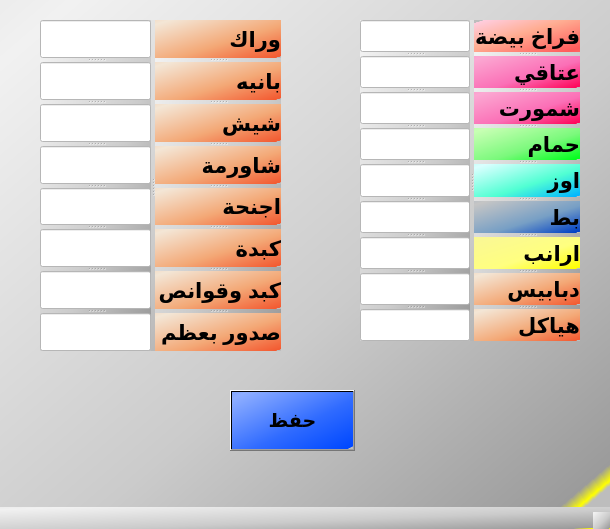
<?xml version="1.0" encoding="UTF-8"?>
<ui version="4.0">
 <class>MainWindow</class>
 <widget class="QMainWindow" name="MainWindow">
  <property name="geometry">
   <rect>
    <x>0</x>
    <y>0</y>
    <width>610</width>
    <height>529</height>
   </rect>
  </property>
  <property name="windowTitle">
   <string>Prices</string>
  </property>
  <property name="windowIcon">
   <iconset>
    <normaloff>chicken-emblem_10272-25.jpg</normaloff>chicken-emblem_10272-25.jpg</iconset>
  </property>
  <property name="styleSheet">
   <string notr="true">background-color: qlineargradient(spread:reflect, x1:0.046, y1:0.08, x2:1, y2:1, stop:0 rgba(241, 241, 241, 255), stop:0.55 rgba(203, 203, 203, 255), stop:0.954545 rgba(155, 155, 155, 255), stop:0.971591 rgba(255, 255, 0, 255), stop:0.977273 rgba(189, 189, 189, 255), stop:1 rgba(189, 189, 189, 255));</string>
  </property>
  <widget class="QWidget" name="centralwidget">
   <widget class="QPushButton" name="pushButton">
    <property name="geometry">
     <rect>
      <x>230</x>
      <y>390</y>
      <width>125</width>
      <height>61</height>
     </rect>
    </property>
    <property name="font">
     <font>
      <pointsize>14</pointsize>
      <weight>75</weight>
      <bold>true</bold>
     </font>
    </property>
    <property name="styleSheet">
     <string notr="true">background-color: qlineargradient(spread:reflect, x1:0.046, y1:0.08, x2:1, y2:1, stop:0 rgba(142, 174, 255, 255), stop:0.55 rgba(48, 107, 255, 255), stop:0.971591 rgba(0, 72, 255, 255), stop:0.977273 rgba(189, 189, 189, 255), stop:1 rgba(189, 189, 189, 255));
gridline-color: rgb(0, 0, 0);</string>
    </property>
    <property name="text">
     <string>حفظ</string>
    </property>
    <property name="icon">
     <iconset>
      <normaloff>save.png</normaloff>save.png</iconset>
    </property>
    <property name="iconSize">
     <size>
      <width>37</width>
      <height>48</height>
     </size>
    </property>
   </widget>
   <widget class="QSplitter" name="splitter_5">
    <property name="geometry">
     <rect>
      <x>40</x>
      <y>20</y>
      <width>241</width>
      <height>331</height>
     </rect>
    </property>
    <property name="orientation">
     <enum>Qt::Horizontal</enum>
    </property>
    <widget class="QSplitter" name="splitter_3">
     <property name="orientation">
      <enum>Qt::Vertical</enum>
     </property>
     <widget class="QLineEdit" name="wrak">
      <property name="styleSheet">
       <string notr="true">background-color: rgb(255, 255, 255);</string>
      </property>
     </widget>
     <widget class="QLineEdit" name="baneh">
      <property name="styleSheet">
       <string notr="true">background-color: rgb(255, 255, 255);</string>
      </property>
     </widget>
     <widget class="QLineEdit" name="shesh">
      <property name="styleSheet">
       <string notr="true">background-color: rgb(255, 255, 255);</string>
      </property>
     </widget>
     <widget class="QLineEdit" name="shawrma">
      <property name="styleSheet">
       <string notr="true">background-color: rgb(255, 255, 255);</string>
      </property>
     </widget>
     <widget class="QLineEdit" name="agn7a">
      <property name="styleSheet">
       <string notr="true">background-color: rgb(255, 255, 255);</string>
      </property>
     </widget>
     <widget class="QLineEdit" name="kbda">
      <property name="styleSheet">
       <string notr="true">background-color: rgb(255, 255, 255);</string>
      </property>
     </widget>
     <widget class="QLineEdit" name="kbdw2wans">
      <property name="styleSheet">
       <string notr="true">background-color: rgb(255, 255, 255);</string>
      </property>
     </widget>
     <widget class="QLineEdit" name="sdorb3zm">
      <property name="styleSheet">
       <string notr="true">background-color: rgb(255, 255, 255);</string>
      </property>
     </widget>
    </widget>
    <widget class="QSplitter" name="splitter_2">
     <property name="orientation">
      <enum>Qt::Vertical</enum>
     </property>
     <widget class="QLabel" name="label_17">
      <property name="font">
       <font>
        <family>Segoe UI</family>
        <pointsize>16</pointsize>
        <weight>75</weight>
        <italic>false</italic>
        <bold>true</bold>
       </font>
      </property>
      <property name="styleSheet">
       <string notr="true">
background-color: qlineargradient(spread:reflect, x1:0.046, y1:0.08, x2:1, y2:1, stop:0 rgba(243, 230, 214, 255), stop:0.55 rgba(243, 168, 118, 255), stop:0.971591 rgba(243, 90, 49, 255), stop:0.977273 rgba(189, 189, 189, 255), stop:1 rgba(189, 189, 189, 255));</string>
      </property>
      <property name="text">
       <string>وراك</string>
      </property>
     </widget>
     <widget class="QLabel" name="label_18">
      <property name="font">
       <font>
        <family>Segoe UI</family>
        <pointsize>16</pointsize>
        <weight>75</weight>
        <italic>false</italic>
        <bold>true</bold>
       </font>
      </property>
      <property name="styleSheet">
       <string notr="true">
background-color: qlineargradient(spread:reflect, x1:0.046, y1:0.08, x2:1, y2:1, stop:0 rgba(243, 230, 214, 255), stop:0.55 rgba(243, 168, 118, 255), stop:0.971591 rgba(243, 90, 49, 255), stop:0.977273 rgba(189, 189, 189, 255), stop:1 rgba(189, 189, 189, 255));</string>
      </property>
      <property name="text">
       <string>بانيه</string>
      </property>
     </widget>
     <widget class="QLabel" name="label_20">
      <property name="font">
       <font>
        <family>Segoe UI</family>
        <pointsize>16</pointsize>
        <weight>75</weight>
        <italic>false</italic>
        <bold>true</bold>
       </font>
      </property>
      <property name="styleSheet">
       <string notr="true">
background-color: qlineargradient(spread:reflect, x1:0.046, y1:0.08, x2:1, y2:1, stop:0 rgba(243, 230, 214, 255), stop:0.55 rgba(243, 168, 118, 255), stop:0.971591 rgba(243, 90, 49, 255), stop:0.977273 rgba(189, 189, 189, 255), stop:1 rgba(189, 189, 189, 255));</string>
      </property>
      <property name="text">
       <string>شيش</string>
      </property>
     </widget>
     <widget class="QLabel" name="label_19">
      <property name="font">
       <font>
        <family>Segoe UI</family>
        <pointsize>16</pointsize>
        <weight>75</weight>
        <italic>false</italic>
        <bold>true</bold>
       </font>
      </property>
      <property name="styleSheet">
       <string notr="true">
background-color: qlineargradient(spread:reflect, x1:0.046, y1:0.08, x2:1, y2:1, stop:0 rgba(243, 230, 214, 255), stop:0.55 rgba(243, 168, 118, 255), stop:0.971591 rgba(243, 90, 49, 255), stop:0.977273 rgba(189, 189, 189, 255), stop:1 rgba(189, 189, 189, 255));</string>
      </property>
      <property name="text">
       <string>شاورمة</string>
      </property>
     </widget>
     <widget class="QLabel" name="label_23">
      <property name="font">
       <font>
        <family>Segoe UI</family>
        <pointsize>16</pointsize>
        <weight>75</weight>
        <italic>false</italic>
        <bold>true</bold>
       </font>
      </property>
      <property name="styleSheet">
       <string notr="true">
background-color: qlineargradient(spread:reflect, x1:0.046, y1:0.08, x2:1, y2:1, stop:0 rgba(243, 230, 214, 255), stop:0.55 rgba(243, 168, 118, 255), stop:0.971591 rgba(243, 90, 49, 255), stop:0.977273 rgba(189, 189, 189, 255), stop:1 rgba(189, 189, 189, 255));</string>
      </property>
      <property name="text">
       <string>اجنحة</string>
      </property>
     </widget>
     <widget class="QLabel" name="label_22">
      <property name="font">
       <font>
        <family>Segoe UI</family>
        <pointsize>16</pointsize>
        <weight>75</weight>
        <italic>false</italic>
        <bold>true</bold>
       </font>
      </property>
      <property name="styleSheet">
       <string notr="true">
background-color: qlineargradient(spread:reflect, x1:0.046, y1:0.08, x2:1, y2:1, stop:0 rgba(243, 230, 214, 255), stop:0.55 rgba(243, 168, 118, 255), stop:0.971591 rgba(243, 90, 49, 255), stop:0.977273 rgba(189, 189, 189, 255), stop:1 rgba(189, 189, 189, 255));</string>
      </property>
      <property name="text">
       <string>كبدة</string>
      </property>
     </widget>
     <widget class="QLabel" name="label_21">
      <property name="font">
       <font>
        <family>Segoe UI</family>
        <pointsize>16</pointsize>
        <weight>75</weight>
        <italic>false</italic>
        <bold>true</bold>
       </font>
      </property>
      <property name="styleSheet">
       <string notr="true">
background-color: qlineargradient(spread:reflect, x1:0.046, y1:0.08, x2:1, y2:1, stop:0 rgba(243, 230, 214, 255), stop:0.55 rgba(243, 168, 118, 255), stop:0.971591 rgba(243, 90, 49, 255), stop:0.977273 rgba(189, 189, 189, 255), stop:1 rgba(189, 189, 189, 255));</string>
      </property>
      <property name="text">
       <string>كبد وقوانص</string>
      </property>
     </widget>
     <widget class="QLabel" name="label_26">
      <property name="font">
       <font>
        <family>Segoe UI</family>
        <pointsize>16</pointsize>
        <weight>75</weight>
        <italic>false</italic>
        <bold>true</bold>
       </font>
      </property>
      <property name="styleSheet">
       <string notr="true">
background-color: qlineargradient(spread:reflect, x1:0.046, y1:0.08, x2:1, y2:1, stop:0 rgba(243, 230, 214, 255), stop:0.55 rgba(243, 168, 118, 255), stop:0.971591 rgba(243, 90, 49, 255), stop:0.977273 rgba(189, 189, 189, 255), stop:1 rgba(189, 189, 189, 255));</string>
      </property>
      <property name="text">
       <string>صدور بعظم</string>
      </property>
     </widget>
    </widget>
   </widget>
   <widget class="QSplitter" name="splitter_6">
    <property name="geometry">
     <rect>
      <x>360</x>
      <y>20</y>
      <width>220</width>
      <height>321</height>
     </rect>
    </property>
    <property name="orientation">
     <enum>Qt::Horizontal</enum>
    </property>
    <widget class="QSplitter" name="splitter">
     <property name="orientation">
      <enum>Qt::Vertical</enum>
     </property>
     <widget class="QLineEdit" name="chick">
      <property name="styleSheet">
       <string notr="true">background-color: rgb(255, 255, 255);</string>
      </property>
     </widget>
     <widget class="QLineEdit" name="ata2i">
      <property name="styleSheet">
       <string notr="true">background-color: rgb(255, 255, 255);</string>
      </property>
     </widget>
     <widget class="QLineEdit" name="shmort">
      <property name="styleSheet">
       <string notr="true">background-color: rgb(255, 255, 255);</string>
      </property>
     </widget>
     <widget class="QLineEdit" name="dove">
      <property name="styleSheet">
       <string notr="true">background-color: rgb(255, 255, 255);</string>
      </property>
     </widget>
     <widget class="QLineEdit" name="wez">
      <property name="styleSheet">
       <string notr="true">background-color: rgb(255, 255, 255);</string>
      </property>
     </widget>
     <widget class="QLineEdit" name="duck">
      <property name="styleSheet">
       <string notr="true">background-color: rgb(255, 255, 255);</string>
      </property>
     </widget>
     <widget class="QLineEdit" name="rabb">
      <property name="styleSheet">
       <string notr="true">background-color: rgb(255, 255, 255);</string>
      </property>
     </widget>
     <widget class="QLineEdit" name="dabos">
      <property name="styleSheet">
       <string notr="true">background-color: rgb(255, 255, 255);</string>
      </property>
     </widget>
     <widget class="QLineEdit" name="hyakl">
      <property name="styleSheet">
       <string notr="true">background-color: rgb(255, 255, 255);</string>
      </property>
     </widget>
    </widget>
    <widget class="QSplitter" name="splitter_4">
     <property name="orientation">
      <enum>Qt::Vertical</enum>
     </property>
     <widget class="QLabel" name="label_9">
      <property name="font">
       <font>
        <family>Segoe UI</family>
        <pointsize>16</pointsize>
        <weight>75</weight>
        <italic>false</italic>
        <bold>true</bold>
       </font>
      </property>
      <property name="styleSheet">
       <string notr="true">background-color: qlineargradient(spread:reflect, x1:0.932, y1:0.938, x2:0.017, y2:0.035, stop:0 rgba(255, 91, 91, 255), stop:0.55 rgba(255, 173, 146, 255), stop:0.971591 rgba(255, 205, 222, 255), stop:0.977273 rgba(189, 189, 189, 255), stop:1 rgba(189, 189, 189, 255));
color: rgb(0, 0, 0);</string>
      </property>
      <property name="text">
       <string>فراخ بيضة</string>
      </property>
     </widget>
     <widget class="QLabel" name="label_10">
      <property name="font">
       <font>
        <family>Segoe UI</family>
        <pointsize>16</pointsize>
        <weight>75</weight>
        <italic>false</italic>
        <bold>true</bold>
       </font>
      </property>
      <property name="styleSheet">
       <string notr="true">background-color: qlineargradient(spread:reflect, x1:0.046, y1:0.08, x2:1, y2:1, stop:0 rgba(251, 168, 210, 255), stop:0.55 rgba(251, 111, 182, 255), stop:0.971591 rgba(255, 5, 90, 255), stop:0.977273 rgba(189, 189, 189, 255), stop:1 rgba(189, 189, 189, 255));</string>
      </property>
      <property name="text">
       <string>عتاقي</string>
      </property>
     </widget>
     <widget class="QLabel" name="label_11">
      <property name="font">
       <font>
        <family>Segoe UI</family>
        <pointsize>16</pointsize>
        <weight>75</weight>
        <bold>true</bold>
       </font>
      </property>
      <property name="styleSheet">
       <string notr="true">background-color: qlineargradient(spread:reflect, x1:0.046, y1:0.08, x2:1, y2:1, stop:0 rgba(251, 168, 210, 255), stop:0.55 rgba(251, 111, 182, 255), stop:0.971591 rgba(255, 5, 90, 255), stop:0.977273 rgba(189, 189, 189, 255), stop:1 rgba(189, 189, 189, 255));</string>
      </property>
      <property name="text">
       <string>شمورت</string>
      </property>
     </widget>
     <widget class="QLabel" name="label_12">
      <property name="font">
       <font>
        <family>Segoe UI</family>
        <pointsize>16</pointsize>
        <weight>75</weight>
        <italic>false</italic>
        <bold>true</bold>
       </font>
      </property>
      <property name="styleSheet">
       <string notr="true">background-color: qlineargradient(spread:reflect, x1:0.046, y1:0.08, x2:1, y2:1, stop:0 rgba(200, 255, 180, 255), stop:0.55 rgba(123, 249, 124, 255), stop:0.971591 rgba(0, 255, 28, 255), stop:0.977273 rgba(189, 189, 189, 255), stop:1 rgba(189, 189, 189, 255));</string>
      </property>
      <property name="text">
       <string>حمام</string>
      </property>
     </widget>
     <widget class="QLabel" name="label_13">
      <property name="font">
       <font>
        <family>Segoe UI</family>
        <pointsize>16</pointsize>
        <weight>75</weight>
        <italic>false</italic>
        <bold>true</bold>
       </font>
      </property>
      <property name="styleSheet">
       <string notr="true">background-color: qlineargradient(spread:reflect, x1:0.046, y1:0.08, x2:1, y2:1, stop:0 rgba(218, 255, 255, 255), stop:0.55 rgba(81, 255, 211, 255), stop:0.971591 rgba(0, 180, 255, 255), stop:0.977273 rgba(189, 189, 189, 255), stop:1 rgba(189, 189, 189, 255));</string>
      </property>
      <property name="text">
       <string>اوز</string>
      </property>
     </widget>
     <widget class="QLabel" name="label_14">
      <property name="font">
       <font>
        <family>Segoe UI</family>
        <pointsize>16</pointsize>
        <weight>75</weight>
        <italic>false</italic>
        <bold>true</bold>
       </font>
      </property>
      <property name="styleSheet">
       <string notr="true">background-color: qlineargradient(spread:reflect, x1:0.046, y1:0.08, x2:1, y2:1, stop:0 rgba(197, 197, 197, 255), stop:0.55 rgba(119, 159, 197, 255), stop:0.971591 rgba(0, 64, 197, 255), stop:0.977273 rgba(189, 189, 189, 255), stop:1 rgba(189, 189, 189, 255));</string>
      </property>
      <property name="text">
       <string>بط</string>
      </property>
     </widget>
     <widget class="QLabel" name="label_15">
      <property name="font">
       <font>
        <family>Segoe UI</family>
        <pointsize>16</pointsize>
        <weight>75</weight>
        <italic>false</italic>
        <bold>true</bold>
       </font>
      </property>
      <property name="styleSheet">
       <string notr="true">background-color: qlineargradient(spread:reflect, x1:0.046, y1:0.08, x2:1, y2:1, stop:0 rgba(250, 248, 148, 255), stop:0.55 rgba(255, 255, 127, 255), stop:0.971591 rgba(255, 255, 0, 255), stop:0.977273 rgba(189, 189, 189, 255), stop:1 rgba(189, 189, 189, 255));</string>
      </property>
      <property name="text">
       <string>ارانب</string>
      </property>
     </widget>
     <widget class="QLabel" name="label_16">
      <property name="font">
       <font>
        <family>Segoe UI</family>
        <pointsize>16</pointsize>
        <weight>75</weight>
        <italic>false</italic>
        <bold>true</bold>
       </font>
      </property>
      <property name="styleSheet">
       <string notr="true">
background-color: qlineargradient(spread:reflect, x1:0.046, y1:0.08, x2:1, y2:1, stop:0 rgba(243, 230, 214, 255), stop:0.55 rgba(243, 168, 118, 255), stop:0.971591 rgba(243, 90, 49, 255), stop:0.977273 rgba(189, 189, 189, 255), stop:1 rgba(189, 189, 189, 255));</string>
      </property>
      <property name="text">
       <string>دبابيس</string>
      </property>
     </widget>
     <widget class="QLabel" name="label_25">
      <property name="font">
       <font>
        <family>Segoe UI</family>
        <pointsize>16</pointsize>
        <weight>75</weight>
        <italic>false</italic>
        <bold>true</bold>
       </font>
      </property>
      <property name="styleSheet">
       <string notr="true">
background-color: qlineargradient(spread:reflect, x1:0.046, y1:0.08, x2:1, y2:1, stop:0 rgba(243, 230, 214, 255), stop:0.55 rgba(243, 168, 118, 255), stop:0.971591 rgba(243, 90, 49, 255), stop:0.977273 rgba(189, 189, 189, 255), stop:1 rgba(189, 189, 189, 255));</string>
      </property>
      <property name="text">
       <string>هياكل</string>
      </property>
     </widget>
    </widget>
   </widget>
  </widget>
  <widget class="QMenuBar" name="menubar">
   <property name="geometry">
    <rect>
     <x>0</x>
     <y>0</y>
     <width>610</width>
     <height>21</height>
    </rect>
   </property>
  </widget>
  <widget class="QStatusBar" name="statusbar"/>
 </widget>
 <tabstops>
  <tabstop>chick</tabstop>
  <tabstop>ata2i</tabstop>
  <tabstop>shmort</tabstop>
  <tabstop>dove</tabstop>
  <tabstop>wez</tabstop>
  <tabstop>duck</tabstop>
  <tabstop>rabb</tabstop>
  <tabstop>dabos</tabstop>
  <tabstop>hyakl</tabstop>
  <tabstop>wrak</tabstop>
  <tabstop>baneh</tabstop>
  <tabstop>shesh</tabstop>
  <tabstop>shawrma</tabstop>
  <tabstop>agn7a</tabstop>
  <tabstop>kbda</tabstop>
  <tabstop>kbdw2wans</tabstop>
  <tabstop>sdorb3zm</tabstop>
  <tabstop>pushButton</tabstop>
 </tabstops>
 <resources/>
 <connections/>
</ui>
